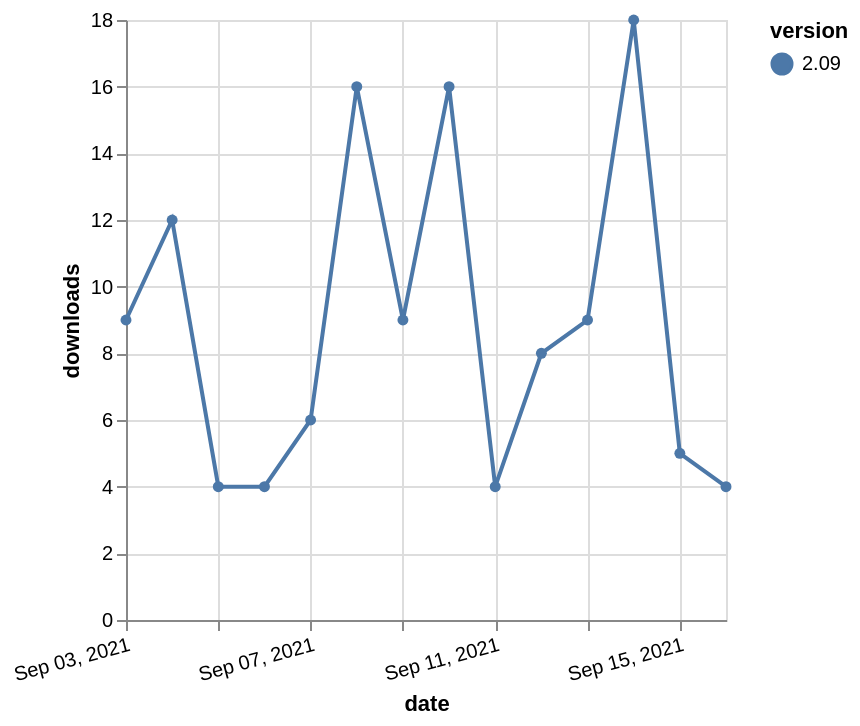

Specify this chart in Vega-Lite:
### Vega-Lite specification from a JSON file in a GitHub repository (floating-point values rounded to 4 significant figures)
{"$schema": "https://vega.github.io/schema/vega-lite/v5.json", "description": "A simple bar chart with embedded data.", "data": {"values": [{"date": "2021-09-03", "total": 8707, "delta": 9, "version": "2.09"}, {"date": "2021-09-04", "total": 8719, "delta": 12, "version": "2.09"}, {"date": "2021-09-05", "total": 8723, "delta": 4, "version": "2.09"}, {"date": "2021-09-06", "total": 8727, "delta": 4, "version": "2.09"}, {"date": "2021-09-07", "total": 8733, "delta": 6, "version": "2.09"}, {"date": "2021-09-08", "total": 8749, "delta": 16, "version": "2.09"}, {"date": "2021-09-09", "total": 8758, "delta": 9, "version": "2.09"}, {"date": "2021-09-10", "total": 8774, "delta": 16, "version": "2.09"}, {"date": "2021-09-11", "total": 8778, "delta": 4, "version": "2.09"}, {"date": "2021-09-12", "total": 8786, "delta": 8, "version": "2.09"}, {"date": "2021-09-13", "total": 8795, "delta": 9, "version": "2.09"}, {"date": "2021-09-14", "total": 8813, "delta": 18, "version": "2.09"}, {"date": "2021-09-15", "total": 8818, "delta": 5, "version": "2.09"}, {"date": "2021-09-16", "total": 8822, "delta": 4, "version": "2.09"}]}, "width": "container", "mark": {"type": "line", "point": {"filled": true}}, "encoding": {"x": {"field": "date", "type": "temporal", "timeUnit": "yearmonthdate", "title": "date", "axis": {"labelAngle": -15}}, "y": {"field": "delta", "type": "quantitative", "title": "downloads"}, "color": {"field": "version", "type": "nominal"}, "tooltip": {"field": "delta"}}}
